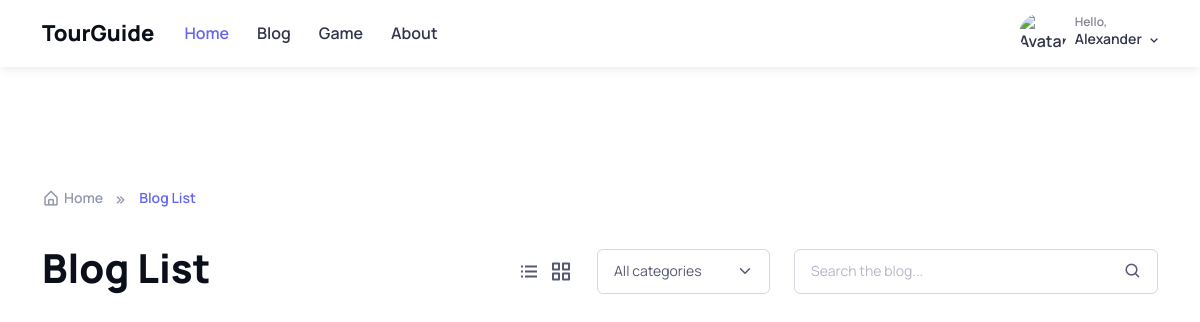
The page /blog/ (signed in) on the database as committed earlier.
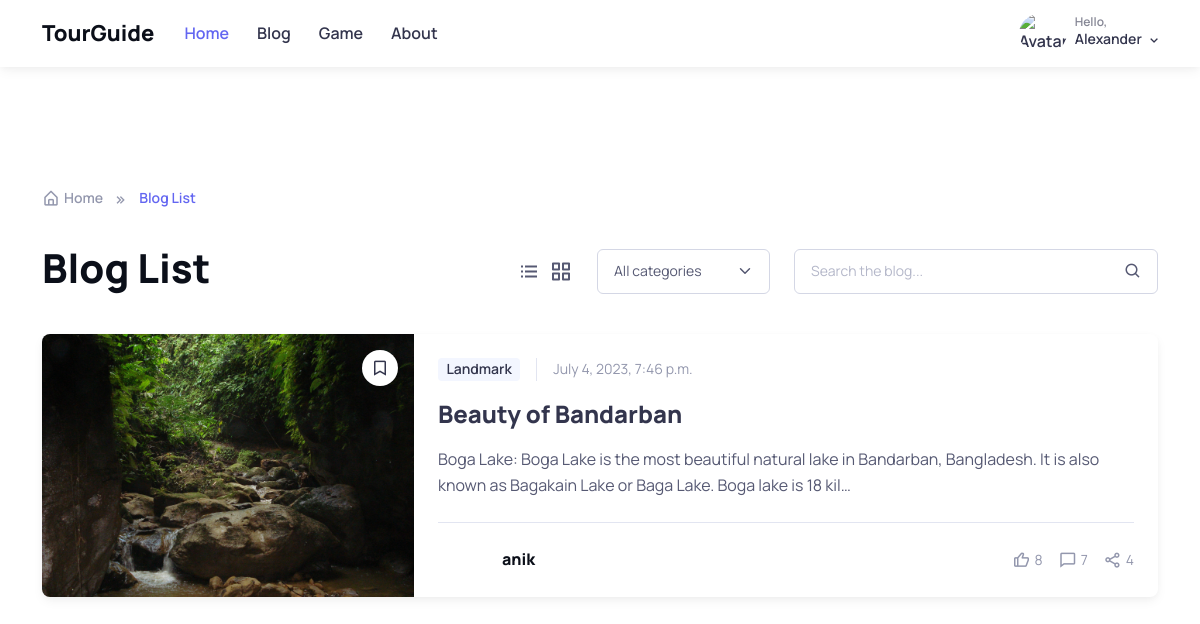
The same page on the database as committed later.
### blog/models.py (models this page shows, shortened)
class Post(models.Model):
    class PublicationStatus(models.TextChoices):
        DRAFT = 'draft', 'Draft'
        PUBLISHED = 'pub', 'Published'
    author = models.ForeignKey(User, on_delete=models.CASCADE, related_name='posts')
    category = models.ForeignKey(Category, on_delete=models.CASCADE, related_name='posts')
    title = models.CharField(max_length=200)
    slug = models.SlugField(unique=True)
    published = models.CharField(max_length=5, choices=PublicationStatus.choices, default=PublicationStatus.DRAFT)
    content = models.TextField()
    created_at = models.DateTimeField(auto_now_add=True)
    updated_at = models.DateTimeField(auto_now=True)
    tags = models.ManyToManyField(Tag, blank=True)
    image = models.ImageField(upload_to='images/blog/')
    likes = GenericRelation('Like')
    comments = GenericRelation('Comment')
    ratings = GenericRelation('Rating')
    def get_absolute_url(self):
        return reverse('blog:post_detail', args=[self.slug])

class Category(models.Model):
    name = models.CharField(max_length=12, unique=True)
    def __str__(self):
        return self.name

### account/models.py (models this page shows)
class User(AbstractUser):
    email = models.EmailField(unique=True)
    agreed = models.BooleanField(default=False)
    def __str__(self):
        return self.username

### blog/views.py (the view)
# urls.py: path('', views.post_list, name='post_list'),
def post_list(request):
    posts = Post.objects.filter(published='pub').order_by('-created_at')
    return render(request, 'blog/post_list.html', {'posts': posts})

### blog/templates/blog/post_list.html (shortened to what this page needs)
{% extends 'blog/_base.html' %}
{% block container %}
        {% if not user.is_authenticated %}
            {% include 'navbar.html' %}
        {% else %}
            {% include 'navbar_in_logged_state.html' %}
        {% endif %}
    <nav class="container mt-lg-4 pt-5" aria-label="breadcrumb">
        <ol class="breadcrumb mb-0 pt-5">
            <li class="breadcrumb-item">
                <a href="{% url 'blog:post_list' %}"><i class="bx bx-home-alt fs-lg me-1"></i>Home</a>
            </li>
            <li class="breadcrumb-item active" aria-current="page">Blog List</li>
        </ol>
    </nav>
    <section class="container mt-4 mb-lg-5 pt-lg-2 pb-5">
        <div class="row align-items-end gy-3 mb-4 pb-lg-3 pb-1">
            <div class="col-lg-5 col-md-4">
                <h1 class="mb-2 mb-md-0">Blog List</h1>
            </div>
            <div class="col-lg-7 col-md-8">
                <div class="row gy-2">
                    <div class="col-lg-5 col-sm-6">
                        <div class="d-flex align-items-center">
                            <div class="d-flex align-items-center me-sm-4 me-3">
                                <a href="blog-list-no-sidebar.html" class="nav-link me-2 p-0 active">
                                    <i class="bx bx-list-ul fs-4"></i>
                                </a>
                                <a href="blog-grid-no-sidebar.html" class="nav-link p-0">
                                    <i class="bx bx-grid-alt fs-4"></i>
                                </a>
                            </div>
                            <select class="form-select">
                                <option>All categories</option>
                            </select>
                        </div>
                    </div>
                    <div class="col-lg-7 col-sm-6">
                        <div class="input-group">
                            <input type="text" class="form-control pe-5 rounded" placeholder="Search the blog...">
                            <i class="bx bx-search position-absolute top-50 end-0 translate-middle-y me-3 zindex-5 fs-lg"></i>
                        </div>
                    </div>
                </div>
            </div>
        </div>
        {% for post in posts %}
            <article class="card border-0 shadow-sm overflow-hidden mb-4">
                <div class="row g-0">
                    <div class="col-sm-4 position-relative bg-position-center bg-repeat-0 bg-size-cover"
                         style="background-image: url({{ post.image.url }}); min-height: 15rem;">
                        <a href="{{ post.get_absolute_url }}" class="position-absolute top-0 start-0 w-100 h-100"
                           aria-label="Read more"></a>
                        <a href="blog-list-no-sidebar.html#"
                           class="btn btn-icon btn-light bg-white border-white btn-sm rounded-circle position-absolute top-0 end-0 zindex-5 me-3 mt-3"
                           data-bs-toggle="tooltip" data-bs-placement="left" title="Read later">
                            <i class="bx bx-bookmark"></i>
                        </a>
                    </div>
                    <div class="col-sm-8">
                        <div class="card-body">
                            <div class="d-flex align-items-center mb-3">
                                <a class="badge fs-sm text-nav bg-secondary text-decoration-none">{{ post.category }}</a>
                                <span class="fs-sm text-muted border-start ps-3 ms-3">{{ post.created_at }}</span>
                            </div>
                            <h3 class="h4">
                                <a href="{{ post.get_absolute_url }}">{{ post.title }}</a>
                            </h3>
                            <p>{{ post.content | truncatechars:150 }}</p>
                            <hr class="my-4">
                            <div class="d-flex align-items-center justify-content-between">
                                <a href="blog-list-no-sidebar.html#"
                                   class="d-flex align-items-center fw-bold text-dark text-decoration-none me-3">
                                    {{ post.author }}
                                </a>
                                <div class="d-flex align-items-center text-muted">
                                    <div class="d-flex align-items-center me-3">
                                        <i class="bx bx-like fs-lg me-1"></i>
                                        <span class="fs-sm">8</span>
                                    </div>
                                    <div class="d-flex align-items-center me-3">
                                        <i class="bx bx-comment fs-lg me-1"></i>
                                        <span class="fs-sm">7</span>
                                    </div>
                                    <div class="d-flex align-items-center">
                                        <i class="bx bx-share-alt fs-lg me-1"></i>
                                        <span class="fs-sm">4</span>
                                    </div>
                                </div>
                            </div>
                        </div>
                    </div>
                </div>
            </article>
        {% endfor %}
    </section>
{% endblock %}

### blog/templates/blog/_base.html (shortened to what this page needs)
{% extends '_base.html' %}

### templates/_base.html (shortened to what this page needs)
{% load static %}
<!DOCTYPE html>
<html lang="en">
<head>
    <link href='https://unpkg.com/boxicons@2.1.4/css/boxicons.min.css' rel='stylesheet'>
    <link rel="stylesheet" href="https://cdn.jsdelivr.net/npm/swiper@9/swiper-bundle.min.css">
    <link rel="stylesheet" media="screen" href="{% static '' %}css/theme.min.css">
</head>
<body>
    {% block container %}
    {% endblock %}
</body>
</html>

### templates/navbar_in_logged_state.html (shortened to what this page needs)
{% load static %}
<header class="navbar navbar-expand-lg bg-light shadow-sm">
    <div class="container">
        <a href="#" class="navbar-brand">
            TourGuide
        </a>
        <div class="nav dropdown d-block order-lg-3 ms-4">
            <a href="#" class="d-flex nav-link p-0" data-bs-toggle="dropdown">
                <img  class="rounded-circle" width="48" alt="Avatar">
                <div class="d-none d-sm-block ps-2">
                    <div class="fs-xs lh-1 opacity-60">Hello,</div>
                    <div class="fs-sm dropdown-toggle">Alexander</div>
                </div>
            </a>
        </div>
        <nav id="navbarCollapse5" class="collapse navbar-collapse order-lg-2">
            <ul class="navbar-nav me-auto">
                <li class="nav-item">
                    <a href="{% url 'tourplan:home_page' %}" class="nav-link active">Home</a>
                </li>
                <li class="nav-item">
                    <a href="{% url 'blog:post_list' %}" class="nav-link">Blog</a>
                </li>
                <li class="nav-item">
                    <a href="" class="nav-link">Game</a>
                </li>
                <li class="nav-item">
                    <a href="" class="nav-link">About</a>
                </li>
            </ul>
        </nav>
    </div>
</header>

Rows that differ between the two databases and show on the page:
added Post: image (picture), category "Landmark", created_at "July 4, 2023, 7:46 p.m.", title "Beauty of Bandarban", content "Boga Lake: Boga Lake is the most beautiful natural lake in Bandarban, Bangladesh. It is also known as Bagakain Lake or Baga Lake. Boga lake is 18 kil…", author "anik"
